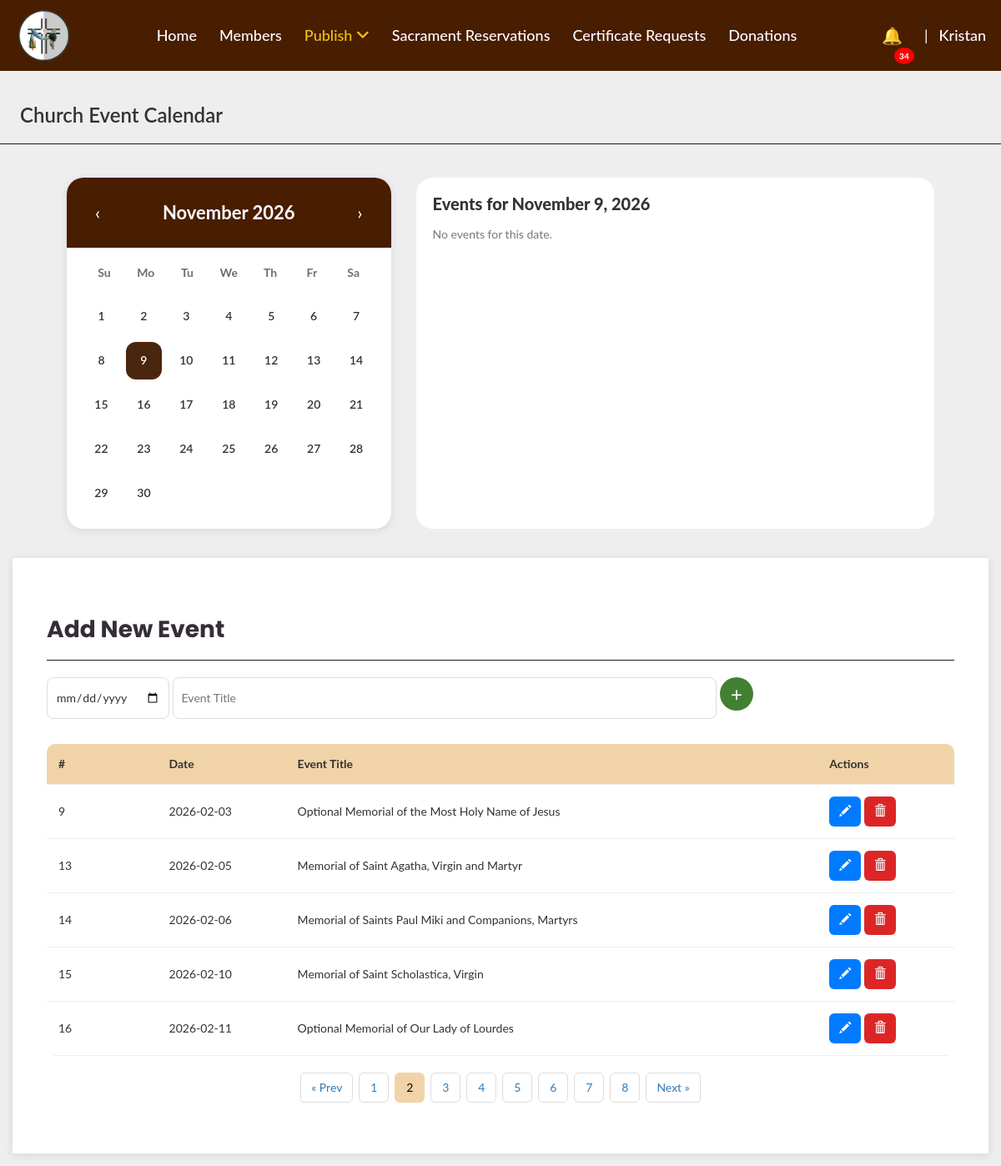
The app's page /private/stk/event.php?page=2 (signed in) with its own data.
### tables this page shows
CREATE TABLE `events` (
  `id` int(11) NOT NULL,
  `announcement_id` int(11) DEFAULT NULL,
  `date` date NOT NULL,
  `text` text NOT NULL,
  `repeat_type` varchar(10) DEFAULT NULL
);

### private/stk/event.php (the view, shortened to what this page needs)
<?php
require_once 'dbconfig.php';
$servername = "localhost";
$username   = "root";
$password   = "";
$dbname     = "test_tree_db";
$conn = new mysqli($servername, $username, $password, $dbname);
$admin_name = !empty($_SESSION['givenname']) ? $_SESSION['givenname'] : $_SESSION['username'];
$unreadCount = 0;
if (isset($_SESSION['user_id'])) {
    $stmt = $conn->prepare("SELECT COUNT(*) AS cnt FROM admin_notifications WHERE status = 'Unread'");
    $stmt->execute();
    $result = $stmt->get_result()->fetch_assoc();
    $unreadCount = $result['cnt'] ?? 0;
}
$limit = 5;
$page  = isset($_GET['page']) ? max(1, (int)$_GET['page']) : 1;
$offset = ($page - 1) * $limit;
$totalEvents = $dbh->query("SELECT COUNT(*) FROM events")->fetchColumn();
$totalPages = ceil($totalEvents / $limit);
$stmt = $dbh->prepare("SELECT * FROM events ORDER BY date ASC LIMIT :limit OFFSET :offset");
$stmt->bindValue(':limit', $limit, PDO::PARAM_INT);
$stmt->bindValue(':offset', $offset, PDO::PARAM_INT);
$stmt->execute();
$events = $stmt->fetchAll(PDO::FETCH_ASSOC);
?>
<!DOCTYPE html>
<html lang="en">
<head>
<link href="https://maxcdn.bootstrapcdn.com/bootstrap/3.3.0/css/bootstrap.min.css" rel="stylesheet" />
<link href='https://unpkg.com/boxicons@2.0.9/css/boxicons.min.css' rel='stylesheet'>
<link rel="stylesheet" href="../../stylesheets/private/dashboard.css" />
<link rel="stylesheet" href="../../stylesheets/private/events.css" />
<link rel="stylesheet" href="../../stylesheets/private/event-cal.css" />
<link rel="stylesheet" href="https://cdnjs.cloudflare.com/ajax/libs/font-awesome/6.4.0/css/all.min.css">
<link rel="stylesheet" href="../../stylesheets/private/navbar_updated.css" />
<link rel='stylesheet' href='../../stylesheets/private/main_content.css'>
<link rel="icon" type="image/x-icon" href="../../stylesheets/assets/favicon.ico">
</head>
<body>
<header class="custom-header">
<nav class="navbar custom-navbar">
    <div class="nav-left">
        <a href="dashboard.php">
            <img src="../santa krus logo.png"
                alt="Parish Logo"
                class="logo">
        </a>
    </div>
    <ul class="nav-links nav-center">
        <li><a href="../dashboard.php">Home</a></li>
        <li><a href="members.php">Members</a></li>
        <li class="li-dropdown">
            <a href="#" class="active">
                Publish <i class="fa-solid fa-angle-down"></i>
            </a>
        </li>
        <li><a href="../sacraments/sacrament_dashboard.php">Sacrament Reservations</a></li>
        <li><a href="../sacraments/certificate_req/certificate_request.php">Certificate Requests</a></li>
        <li><a href="../donations.php">Donations</a></li>
    </ul>
    <div class="nav-right">
        <ul class="nav-links">
            <li class="nav-notification">
                <a href="../notification/admin_notif.php">
                    <span class="bell">&#128276;</span>
                    <?php if (!empty($unreadCount) && $unreadCount > 0): ?>
                        <span class="badge"><?= $unreadCount ?></span>
                    <?php endif; ?>
                </a>
            </li>
            <li class="divider">|</li>
            <li class="li-dropdown">
                <a href="#" style="margin-right: -10px;"><?= htmlspecialchars($admin_name) ?></a>
            </li>
        </ul>
    </div>
</nav>
</header>
<div class="page-header">
<div class="page-header-left">
    <h1>Church Event Calendar</h1>
</div>
</div>
<hr class="divider">
<div class="events-wrapper container">
    <div class="calendar-card">
    <div class="cal-header">
        <button class="cal-btn" onclick="prevMonth()">&#8249;</button>
        <h2 id="cal-title"></h2>
        <button class="cal-btn" onclick="nextMonth()">&#8250;</button>
    </div>
    <div class="cal-grid">
        <div class="cal-weekday">Su</div>
        <div class="cal-weekday">Mo</div>
        <div class="cal-weekday">Tu</div>
        <div class="cal-weekday">We</div>
        <div class="cal-weekday">Th</div>
        <div class="cal-weekday">Fr</div>
        <div class="cal-weekday">Sa</div>
        <div id="cal-days"></div>
    </div>
</div>
    <div class="event-details-card">
        <h3 id="event-panel-title">Select a date</h3>
        <div id="event-list"></div>
    </div>
</div>
<section id="content">
<div class="main-content">
<div class="add-form">
    <h1>Add New Event</h1>
    <hr class="divider">
    <form method="POST" action="event-actions.php" class="add-event">
        <input type="date" name="date" required>
        <input type="text" name="text" placeholder="Event Title" required style="width:60%">
        <button class="add-btn" name="add"><i class='bx bx-plus'></i></button>
    </form>
</div>
<table class="event-table">
    <tr>
        <th>#</th>
        <th>Date</th>
        <th>Event Title</th>
        <th>Actions</th>
    </tr>
    <?php foreach ($events as $e): ?>
    <tr>
        <td><?= $e['id'] ?></td>
        <td><?= $e['date'] ?></td>
        <td><?= htmlspecialchars($e['text']) ?></td>
        <td class="actions">
            <button class="btn-edit" onclick="openEdit(<?= $e['id'] ?>, '<?= $e['date'] ?>', '<?= htmlspecialchars($e['text']) ?>')"> <i class="glyphicon glyphicon-pencil"></i> </button>
            <button class="btn-delete" onclick="deleteEvent(<?= $e['id'] ?>)"> <i class="glyphicon glyphicon-trash"></i> </button>
        </td>
    </tr>
    <?php endforeach; ?>
</table>
    <?php if ($totalPages > 1): ?>
    <div class="pagination-container">
        <ul class="pagination">
            <li class="<?= $page == 1 ? 'disabled' : '' ?>">
                <a href="<?= $page > 1 ? '?page=' . ($page - 1) : '#' ?>">&laquo; Prev</a>
            </li>
            <?php for ($i = 1; $i <= $totalPages; $i++): ?>
                <li class="<?= $i === $page ? 'active' : '' ?>">
                    <a href="?page=<?= $i ?>"><?= $i ?></a>
                </li>
            <?php endfor; ?>
            <li class="<?= $page == $totalPages ? 'disabled' : '' ?>">
                <a href="<?= $page < $totalPages ? '?page=' . ($page + 1) : '#' ?>">Next &raquo;</a>
            </li>
        </ul>
    </div>
    <?php endif; ?>
</body>
</html>

### stylesheets/private/dashboard.css (style rules this page uses)
.main-content a { text-decoration: none; }

### stylesheets/private/events.css (style rules this page uses)
.event-table { width: 100%; border-collapse: collapse; background: white; border-radius: 10px; overflow: hidden; }
.event-table th, .event-table td { border-bottom: 1px solid #eee; padding: 14px; text-align: left; }
.event-table th { background: #f1d3a8; }
.event-table th:nth-child(1) { width: 1%; }
.event-table th:nth-child(2) { width: 1%; }
.event-table th:nth-child(3) { width: 6%; }
.event-table th:nth-child(4) { width: 1%; }
.actions button { padding: 8px 12px; border-radius: 6px; border: none; cursor: pointer; color: white; }
.add-event input { height: 50px }
.add-btn { width: 40px; height: 40px; border-radius: 50%; background: var(--green); color: white; border: none; cursor: pointer; font-size: 20px; transition: all 0.3s ease; padding-top: 8px; }
.btn-edit { background:#007bff; transition: all 0.3s ease; }
.btn-delete { background:#dc2626; transition: all 0.3s ease; }
.add-form { border-radius: 10px; margin-top: 30px; margin-bottom: 30px; }
input, button { padding: 10px; border-radius: 8px; border: 1px solid #ddd; }
.page-header { display: flex; justify-content: space-between; align-items: center; padding: 0 24px; }
.page-header-left h1 { margin: 0; font-size: 24px; font-weight: 600; color: #333; }

### stylesheets/private/event-cal.css (style rules this page uses)
.container { width: min(1100px, 92%); margin: 0 auto; }
.events-wrapper { display: flex; grid-template-columns: 380px 1fr; gap: 30px; padding: 20px 0; }
.calendar-card { width: 37%; background: #ffffff; border-radius: 20px; overflow: hidden; box-shadow: 0 2px 10px rgba(0, 0, 0, 0.1); }
.cal-header { background: #481d00; color: #ffffff; padding: 18px 22px; display: flex; align-items: center; justify-content: space-between; }
.cal-header h2 { color:white; margin: 0; font-size: 22px; font-weight: 700; }
.cal-btn { background: transparent; border: none; color: #ffffff; font-size: 22px; cursor: pointer; padding: 8px 12px; border-radius: 10px; transition: 0.2s ease; }
.cal-grid { display: grid; grid-template-columns: repeat(7, 1fr); padding: 20px; row-gap: 10px; }
.cal-weekday { text-align: center; font-weight: 700; color: #6e6e6e; margin-bottom: 10px; }
#cal-days { display: grid; grid-template-columns: repeat(7, 1fr); gap: 8px; grid-column: 1 / span 7; }
.event-details-card { background: #ffffff; border-radius: 20px; padding: 20px; min-height: 260px; width: 59%; }
#event-panel-title { margin: 0; font-size: 20px; font-weight: 800; }

### stylesheets/private/navbar_updated.css (style rules this page uses)
header.custom-header nav.custom-navbar { all: unset; display: flex; align-items: center; justify-content: space-between; background-color: #481d00; padding: 0 24px; height: 85px; font-family: inherit; font-size: 18px; }
header.custom-header .nav-left { display: flex; align-items: center; }
header.custom-header .logo { height: 75px; margin-left: -9px; }
header.custom-header ul.nav-links { list-style: none; display: flex; align-items: center; gap: 19px; margin: 0; padding: 0; }
header.custom-header ul.nav-center { flex: 1; justify-content: center; }
header.custom-header ul.nav-links > li > a { text-decoration: none; color: #ffffff; font-weight: 500; padding: 8px 4px; display: inline-block; }
header.custom-header ul.nav-links > li > a:hover, header.custom-header ul.nav-links > li > a.active { color: #f1c40f; }
header.custom-header .nav-right { display: flex; align-items: center; }
header.custom-header .divider { color: white; margin: 0 10px; margin-right: -10px; }
header.custom-header .nav-notification { position: relative; }
header.custom-header .bell { font-size: 2rem; margin-right: -7px; }
header.custom-header .badge { position: absolute; left: 19px; background: red; color: white; font-size: 10px; padding: 5px 6px; border-radius: 50%; }
header.custom-header .li-dropdown { position: relative; }
header.custom-header nav.custom-navbar *, header.custom-header nav.custom-navbar *::before, header.custom-header nav.custom-navbar *::after { box-sizing: border-box; }

### records on screen
events: id "9", date "2026-02-03", text "Optional Memorial of the Most Holy Name of Jesus"
events: id "13", date "2026-02-05", text "Memorial of Saint Agatha, Virgin and Martyr"
events: id "14", date "2026-02-06", text "Memorial of Saints Paul Miki and Companions, Martyrs"
events: id "15", date "2026-02-10", text "Memorial of Saint Scholastica, Virgin"
events: id "16", date "2026-02-11", text "Optional Memorial of Our Lady of Lourdes"

### other values on screen
$unreadCount "34"
$admin_name "Kristan"
